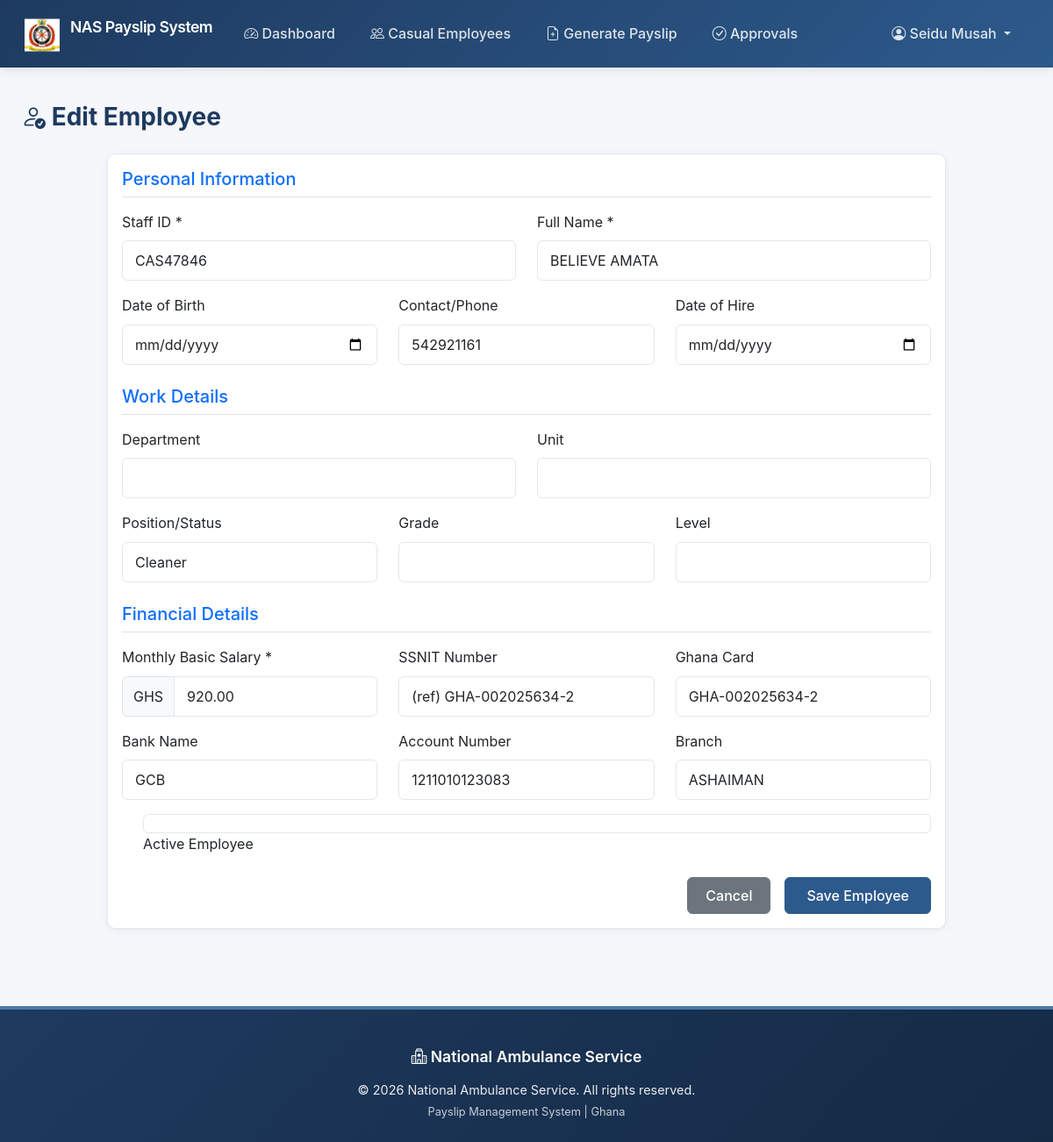
/employees/CAS47846/edit/ (signed in), run on the app's committed database.
### accounts/models.py (models this page shows, shortened)
class CustomUser(AbstractUser):
    ROLE_CHOICES = [
        ('admin', 'Admin'),
        ('staff', 'Staff'),
        ('hr_admin', 'HR Admin'),
        ('finance', 'Finance'),
    ]
    role = models.CharField(
        max_length=15,
        choices=ROLE_CHOICES,
        blank=True,
        null=True,
        help_text="Legacy role field - will be deprecated"
    )
    role_config = models.ForeignKey(
        'core_config.UserRole',
        on_delete=models.PROTECT,
        related_name='users',
        null=True,
        blank=True,
        verbose_name="Role (Dynamic)",
        help_text="User's role in the system (dynamic configuration)"
    )
    staff_id = models.CharField(
        max_length=50,
        blank=True,
        null=True,
        help_text="System User ID (distinct from Casual Employee Staff ID)"
    )
    department = models.CharField(max_length=100, blank=True, verbose_name="Department", help_text="Department this system user belongs to")
    unit = models.CharField(max_length=100, blank=True, verbose_name="Unit", help_text="Organizational unit")
    grade = models.CharField(max_length=50, blank=True, verbose_name="Grade", help_text="System user grade level")
    level = models.CharField(max_length=50, blank=True, verbose_name="Level", help_text="System user level")
    must_change_password = models.BooleanField(
        default=False,
        help_text="If True, user will be prompted to change password on login"
    )
    def get_role_code(self):
        if self.role_config:
            return self.role_config.code
        return self.role
    def is_admin(self):
        return self.get_role_code() == 'admin'
    def is_hr_admin(self):
        return self.get_role_code() == 'hr_admin'
    def is_finance(self):
        return self.get_role_code() == 'finance'

### staff/models.py (models this page shows, shortened)
class Employee(models.Model):
    STATUS_CHOICES = [
        ('CLEANER', 'Cleaner'),
        ('SECURITY', 'Security'),
        ('DRIVER', 'Driver'),
        ('ADMINISTRATIVE ASSISTANT', 'Administrative Assistant'),
        ('PHOTOGRAPHER', 'Photographer'),
        ('INTERN', 'Intern'),
        ('OTHER', 'Other'),
    ]
    staff_id = models.CharField(max_length=50, primary_key=True, verbose_name="Staff ID")
    name = models.CharField(max_length=200, verbose_name="Full Name")
    date_of_hire = models.DateField(verbose_name="Date of Hire", null=True, blank=True)
    date_of_birth = models.DateField(verbose_name="Date of Birth", null=True, blank=True)
    status = models.CharField(
        max_length=50,
        choices=STATUS_CHOICES,
        blank=True,
        null=True,
        verbose_name="Position/Status (Legacy)",
        help_text="Legacy status field - will be deprecated"
    )
    position_config = models.ForeignKey(
        'core_config.EmployeePosition',
        on_delete=models.PROTECT,
        related_name='employees',
        null=True,
        blank=True,
        verbose_name="Position (Dynamic)",
        help_text="Employee position from dynamic configuration"
    )
    ssnit_number = models.CharField(max_length=50, blank=True, verbose_name="SSNIT #")
    ghana_card = models.CharField(max_length=50, blank=True, verbose_name="Ghana Card")
    bank_name = models.CharField(max_length=100, blank=True, verbose_name="Bank")
    bank_account = models.CharField(max_length=50, blank=True, verbose_name="Account Number")
    bank_branch = models.CharField(max_length=100, blank=True, verbose_name="Branch")
    contact = models.CharField(max_length=50, blank=True, verbose_name="Contact/Phone")
    email = models.EmailField(blank=True, null=True, verbose_name="Email")
    gender = models.CharField(max_length=10, blank=True, null=True, verbose_name="Gender")
    department = models.CharField(max_length=100, blank=True, verbose_name="Department")
    unit = models.CharField(max_length=100, blank=True, verbose_name="Unit")
    grade = models.CharField(max_length=50, blank=True, verbose_name="Grade")
    level = models.CharField(max_length=50, blank=True, verbose_name="Level")
    monthly_salary = models.DecimalField(
        max_digits=10,
        decimal_places=2,
        validators=[MinValueValidator(Decimal('0.01'))],
        verbose_name="Monthly Basic Salary"
    )
    is_active = models.BooleanField(default=True, verbose_name="Active")
    separation_reason = models.TextField(blank=True, verbose_name="Separation Reason")
    separated_at = models.DateTimeField(null=True, blank=True, verbose_name="Separated At")
    separated_by = models.ForeignKey(
        settings.AUTH_USER_MODEL,
        on_delete=models.SET_NULL,
        null=True,
        blank=True,
        related_name='separated_employees',
        verbose_name="Separated By",
    )
    created_at = models.DateTimeField(auto_now_add=True)
    updated_at = models.DateTimeField(auto_now=True)
    class Meta:
        ordering = ['name']
        verbose_name = "Employee"
        verbose_name_plural = "Employees"

### staff/views.py (the view)
# urls.py: path('employees/<path:staff_id>/edit/', views.employee_edit, name='employee_edit'),
@employee_record_access_required
def employee_edit(request, staff_id):
    employee = get_object_or_404(Employee, staff_id=staff_id)
    if request.method == 'POST':
        form = EmployeeForm(request.POST, instance=employee)
        if form.is_valid():
            employee = form.save()
            messages.success(request, f'Employee {employee.name} updated successfully!')
            return redirect('staff:employee_list')
    else:
        form = EmployeeForm(instance=employee)
    context = {
        'form': form,
        'action': 'Edit',
        'employee': employee,
        'can_remove_employee': request.user.is_admin() or request.user.is_hr_admin(),
    }
    return render(request, 'staff/employee_form.html', context)

### staff/templates/staff/employee_form.html (shortened to what this page needs)
{% extends 'accounts/base.html' %}
{% block content %}
<div class="row">
    <div class="col-12">
        <h2 class="mb-4">
            <i class="bi bi-person-{% if action == 'Add' %}plus{% else %}check{% endif %}"></i>
            {{ action }} Employee
        </h2>
    </div>
</div>
<div class="row">
    <div class="col-md-10 offset-md-1">
        <div class="card">
            <div class="card-body">
                <form method="post">
                    <h5 class="card-title text-primary border-bottom pb-2 mb-3">Personal Information</h5>
                    <div class="row mb-3">
                        <div class="col-md-6">
                            <label class="form-label">Staff ID *</label>
                            {{ form.staff_id }}
                        </div>
                        <div class="col-md-6">
                            <label class="form-label">Full Name *</label>
                            {{ form.name }}
                        </div>
                    </div>
                    <div class="row mb-3">
                        <div class="col-md-4">
                            <label class="form-label">Date of Birth</label>
                            {{ form.date_of_birth }}
                        </div>
                        <div class="col-md-4">
                            <label class="form-label">Contact/Phone</label>
                            {{ form.contact }}
                        </div>
                        <div class="col-md-4">
                            <label class="form-label">Date of Hire</label>
                            {{ form.date_of_hire }}
                        </div>
                    </div>
                    <h5 class="card-title text-primary border-bottom pb-2 mb-3 mt-4">Work Details</h5>
                    <div class="row mb-3">
                        <div class="col-md-6">
                            <label class="form-label">Department</label>
                            {{ form.department }}
                        </div>
                        <div class="col-md-6">
                            <label class="form-label">Unit</label>
                            {{ form.unit }}
                        </div>
                    </div>
                    <div class="row mb-3">
                        <div class="col-md-4">
                            <label class="form-label">Position/Status</label>
                            {{ form.status }}
                        </div>
                        <div class="col-md-4">
                            <label class="form-label">Grade</label>
                            {{ form.grade }}
                        </div>
                        <div class="col-md-4">
                            <label class="form-label">Level</label>
                            {{ form.level }}
                        </div>
                    </div>
                    <h5 class="card-title text-primary border-bottom pb-2 mb-3 mt-4">Financial Details</h5>
                    <div class="row mb-3">
                        <div class="col-md-4">
                            <label class="form-label">Monthly Basic Salary *</label>
                            <div class="input-group">
                                <span class="input-group-text">GHS</span>
                                {{ form.monthly_salary }}
                            </div>
                        </div>
                        <div class="col-md-4">
                            <label class="form-label">SSNIT Number</label>
                            {{ form.ssnit_number }}
                        </div>
                        <div class="col-md-4">
                            <label class="form-label">Ghana Card</label>
                            {{ form.ghana_card }}
                        </div>
                    </div>
                    <div class="row mb-3">
                        <div class="col-md-4">
                            <label class="form-label">Bank Name</label>
                            {{ form.bank_name }}
                        </div>
                        <div class="col-md-4">
                            <label class="form-label">Account Number</label>
                            {{ form.bank_account }}
                        </div>
                        <div class="col-md-4">
                            <label class="form-label">Branch</label>
                            {{ form.bank_branch }}
                        </div>
                    </div>
                    <div class="mb-3 form-check">
                        {{ form.is_active }}
                        <label class="form-check-label" for="{{ form.is_active.id_for_label }}">Active Employee</label>
                    </div>
                    <div class="d-grid gap-2 d-md-flex justify-content-md-end mt-4">
                        <a href="{% url 'staff:employee_list' %}" class="btn btn-secondary me-md-2">Cancel</a>
                        <button type="submit" class="btn btn-primary px-4">Save Employee</button>
                    </div>
                </form>
            </div>
        </div>
    </div>
</div>
{% endblock %}

### accounts/templates/accounts/base.html (shortened to what this page needs)
{% load static %}
<!DOCTYPE html>
<html lang="en">
<head>
    <link href="{% static 'vendor/bootstrap/css/bootstrap.min.css' %}" rel="stylesheet">
    <link rel="stylesheet" href="{% static 'vendor/bootstrap-icons/font/bootstrap-icons.css' %}">
    <link rel="stylesheet" href="{% static 'accounts/css/style.css' %}">
</head>
<body>
    <nav class="navbar navbar-expand-lg navbar-dark">
        <div class="container-fluid">
            <a class="navbar-brand" href="{% url 'accounts:dashboard' %}">
                <img src="{% static 'images/logo.png' %}" alt="NAS Logo" height="40"
                    class="d-inline-block align-text-top me-2">
                NAS Payslip System
            </a>
            <div class="collapse navbar-collapse" id="navbarNav">
                {% if user.is_authenticated %}
                <ul class="navbar-nav me-auto">
                    <li class="nav-item">
                        <a class="nav-link" href="{% url 'accounts:dashboard' %}">
                            <i class="bi bi-speedometer2"></i> Dashboard
                        </a>
                    </li>
                    {% if user.is_admin or user.is_hr_admin or user.is_finance %}
                    <li class="nav-item">
                        <a class="nav-link" href="{% url 'staff:employee_list' %}">
                            <i class="bi bi-people"></i> Casual Employees
                        </a>
                    </li>
                    {% endif %}
                    {% if user.is_finance %}
                    <li class="nav-item">
                        <a class="nav-link" href="{% url 'payroll:payslip_generate' %}">
                            <i class="bi bi-file-earmark-plus"></i> Generate Payslip
                        </a>
                    </li>
                    <li class="nav-item">
                        <a class="nav-link" href="{% url 'payroll:payslip_approve_list' %}">
                            <i class="bi bi-check-circle"></i> Approvals
                        </a>
                    </li>
                    {% endif %}
                </ul>
                <ul class="navbar-nav">
                    <li class="nav-item dropdown">
                        <a class="nav-link dropdown-toggle" href="#" id="navbarDropdown" role="button"
                            data-bs-toggle="dropdown">
                            <i class="bi bi-person-circle"></i> {{ user.get_full_name|default:user.username }}
                        </a>
                    </li>
                </ul>
                {% endif %}
            </div>
        </div>
    </nav>
    <div class="content-wrapper">
        {% block content %}{% endblock %}
    </div>
    <footer>
        <div class="container text-center">
            <div class="footer-brand">
                <i class="bi bi-hospital"></i> National Ambulance Service
            </div>
            <p class="footer-copyright">© 2026 National Ambulance Service. All rights reserved.</p>
            <p class="footer-rights mb-0">Payslip Management System | Ghana</p>
        </div>
    </footer>
</body>
</html>

### data on the page
CustomUser: get_full_name "Seidu Musah"
Employee: staff_id "CAS47846", name "BELIEVE AMATA", contact "542921161", status "Cleaner", monthly_salary "920.00", ssnit_number "(ref) GHA-002025634-2", ghana_card "GHA-002025634-2", bank_name "GCB", bank_account "1211010123083", bank_branch "ASHAIMAN", is_active "☑"

### other printed values
{{ action }} "Edit"
